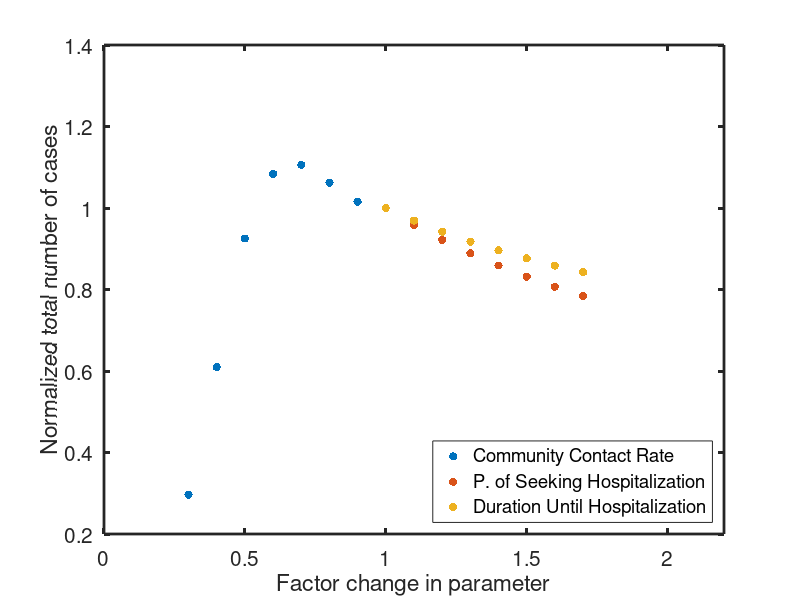

The MATLAB source for this figure:
%% Model Perturbation 

factor         = [1.0 0.9 0.8 0.7 0.6 0.5 0.4 0.3];
beta_IR_ID_Lib = [1 1.0004 1.0463 1.1108 1.121 0.981573099 0.645933273 0.289109524];
beta_IR_ID_Gui = [1 0.996274885 0.997290178 0.979611523 0.909341944 0.758570315 0.541769949 0.33597077];
beta_IR_ID_SiL = [1 1.050536609 1.142913884 1.227578377 1.221418046 1.035268423 0.641345776 0.264345039];

beta_IR_avg    = [1 1.015737165 1.062168021 1.105996633 1.083919997 0.925137279 0.609682999 0.296475111];

%beta_F_Lib     = [1.005350885 1.000001822 0.996252716 0.994084319 0.993446295 0.994278245 0.9964937 1];
%beta_F_Gui     = [0.998134515 0.997072968 0.996280847 0.995888235 0.995996212 0.996683714 0.998006494 1];
%beta_F_SiL     = [1.065768148 1.051905952 1.039422627 1.02842082 1.018962889 1.011076996 1.004762315 1];

factor_2       = [1.0 1.1 1.2 1.3 1.4 1.5 1.6 1.7];

pie_Lib        = [1 0.955273958 0.915612178 0.880352268 0.848901602 0.820728686 0.795364147 0.772391528];
pie_Gui        = [1 0.956566448 0.916931011 0.880574979 0.847063995 0.816025695 0.787145646 0.760156514];
pie_SiL        = [1 0.964324497 0.932990466 0.905301271 0.880641045 0.858474586 0.838332412 0.819824767];

pie_avg        = [1 0.958721634 0.921844552 0.88874284 0.858868881 0.831742989 0.806947402 0.784124269];

e2_k2_Lib      = [1 0.967214523 0.938222919 0.91245443 0.88944184 0.868796739 0.85019412 0.833360965];
e2_k2_Gui      = [1 0.968076088 0.939518432 0.913828317 0.890591971 0.869477066 0.850205894 0.832546795];
e2_k2_SiL      = [1 0.972382525 0.948133348 0.926714772 0.907679633 0.890672427 0.875394805 0.86160635];

e2_k2_avg      = [1 0.969224379 0.941958233 0.91766584 0.895904481 0.876315411 0.858598273 0.842504703];

%gamma_Lib      = [1 0.99661856 0.994518691 0.993304875 0.992705454 0.992533059 0.992660912 0.992997932];
%gamma_Gui      = [1 0.997793994 0.99635852 0.995435449 0.994856669 0.99451251 0.994330038 0.994258801];
%gamma_SiL      = [1 1.003662908 1.007659754 1.011742372 1.015776913 1.019682966 1.02341878 1.026965309];

figure;
hold on;
box on;
%plot(factor,beta_IR_ID_Lib,factor,beta_IR_ID_Gui,factor,beta_IR_ID_SiL,factor_2,pie_Lib,factor_2,pie_Gui,factor_2,pie_SiL,factor_2,e2_k2_Lib,factor_2,e2_k2_Gui,factor_2,e2_k2_SiL,'LineWidth',3);
%plot(factor,beta_IR_ID_Lib,factor,beta_IR_ID_Gui,factor,beta_IR_ID_SiL,'LineWidth',3);
%plot(factor_2,pie_Lib,factor_2,pie_Gui,factor_2,pie_SiL,'LineWidth',3);
%plot(factor_2,e2_k2_Lib,factor_2,e2_k2_Gui,factor_2,e2_k2_SiL,'LineWidth',3);
%legend('Community Contact Rate, Liberia','Community Contact Rate, Guinea','Community Contact Rate, Sierra Leone','P of Seeking Hospitalization, Liberia','P of Seeking Hospitalization, Guinea','P of Seeking Hospitalization, Sierra Leone','Time Until Hospitalization, Liberia','Time Until Hospitalization, Guinea','Time Until Hospitalization, Sierra Leone');
scatter(factor,beta_IR_avg,'filled');
scatter(factor_2,pie_avg,'filled');
scatter(factor_2,e2_k2_avg,'filled');
legend('Community Contact Rate','P. of Seeking Hospitalization','Duration Until Hospitalization','location','southeast');
xlabel('Factor change in parameter','FontSize',20);
xlim([0 2.2]);
ylabel('Normalized total number of cases','FontSize',20);
set(gca, 'LineWidth',2,'FontSize',15);